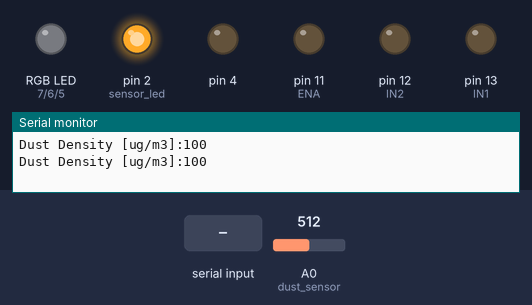
Recording of a sketch running on a simulated Arduino Uno, built with avr-gcc and run on an emulated ATmega328P. Parts: an RGB LED mixed from three pins (HIGH = lit), output pins drawn as LEDs (lit = HIGH), the last lines printed to the serial monitor. The inputs (shaded band) are chosen by the test bench; at power-on: A0 (dust_sensor) = 512.

Above: at 3.8 s.
3.9 s: "0" received over the second serial link
At 6.8 s:
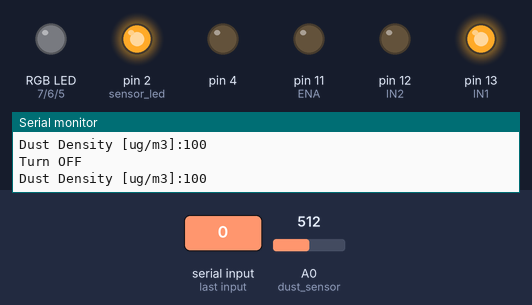
7.8 s: "1" received over the second serial link
At 9.6 s:
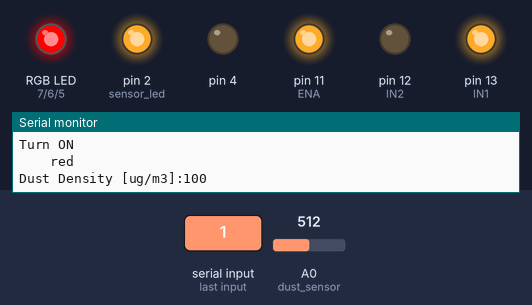
11.7 s: A0 (dust_sensor) set to 229
16.2 s: A0 (dust_sensor) set to 201
At 22.3 s:
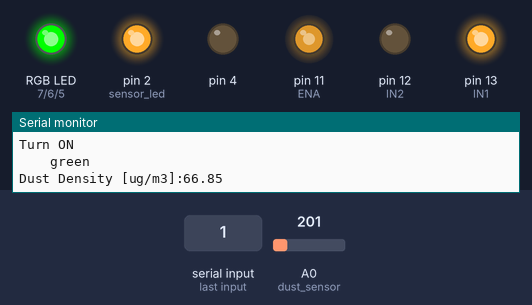
22.6 s: A0 (dust_sensor) set to 171
28.3 s: A0 (dust_sensor) set to 145
At 33.9 s:
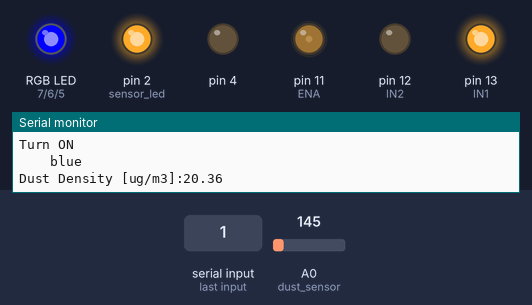
Timing chart, 0 to 35.4 s (numbered marks = the images above; inputs shaded):
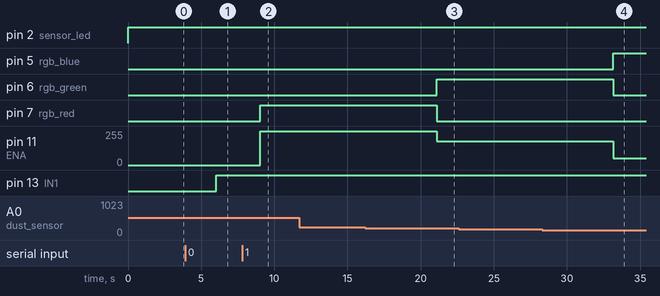

The sketch:

NoComment_Capstone_HW_Finish.ino
```cpp
#include <SoftwareSerial.h>

#define BTtx       8
#define BTrx       9

SoftwareSerial BT(BTtx, BTrx);

char data = 0;


float min = 0;
float max = 100.0;


int rgb_red = 7;
int rgb_green = 6;
int rgb_blue = 5;


int led = 10;


int dust_sensor = A0;
float dust_value = 0;
float dustDensityug = 0;
int sensor_led = 2;
int sampling = 280;
int waiting = 40;
float stop_time = 9680;


int IN1 = 13;
int IN2 = 12;
int ENA = 11;

void setup(){

  BT.begin(9600);


  Serial.begin(9600);
  pinMode(sensor_led,OUTPUT);
  pinMode(4, OUTPUT);

  pinMode(rgb_red, OUTPUT);
  pinMode(rgb_green, OUTPUT);
  pinMode(rgb_blue, OUTPUT);

  pinMode(IN1, OUTPUT);
  pinMode(IN2, OUTPUT);
  pinMode(ENA, OUTPUT);
}

void loop(){

  if(BT.available() > 0) {
    data = BT.read();
  }

  if(data == '0') {
    Serial.println("Turn OFF");
    analogWrite(rgb_red, 0);
    analogWrite(rgb_green, 0);
    analogWrite(rgb_blue, 0);
    digitalWrite(IN1, HIGH);
    digitalWrite(IN2, LOW);
    digitalWrite(ENA, 0);
  }
  else if(data == '1') {
    Serial.println("Turn ON");
    if(dustDensityug <= 35.0){
      analogWrite(rgb_red, 0);
      analogWrite(rgb_green, 0);
      analogWrite(rgb_blue, 255);
      Serial.print("    ");
      Serial.println("blue");
      digitalWrite(IN1, HIGH);
      digitalWrite(IN2, LOW);
      analogWrite(ENA, 50);
    }
    else if(35.0 < dustDensityug && dustDensityug <= 75.0){
      analogWrite(rgb_red, 0);
      analogWrite(rgb_green, 255);
      analogWrite(rgb_blue, 0);
      Serial.print("    ");
      Serial.println("green");
      digitalWrite(IN1, HIGH);
      digitalWrite(IN2, LOW);
      analogWrite(ENA, 180);
    }
    else if(dustDensityug > 75.0){
      analogWrite(rgb_red, 255);
      analogWrite(rgb_green, 0);
      analogWrite(rgb_blue, 0);
      Serial.print("    ");
      Serial.println("red");
      digitalWrite(IN1, HIGH);
      digitalWrite(IN2, LOW);
      analogWrite(ENA, 255);
    }
  }
  else if(data == '2'){
    Serial.println("필터를 소독합니다.");
    digitalWrite(led,HIGH);
    delay(3000);
    digitalWrite(led,LOW);
  }


  digitalWrite(sensor_led, LOW);
  delayMicroseconds(sampling);

  dust_value = analogRead(dust_sensor);

  delayMicroseconds(waiting);

  digitalWrite(sensor_led, HIGH);
  delayMicroseconds(stop_time);

  dustDensityug = (0.17*(dust_value * (5.0 / 1024))-0.1)*1000;
  if(dustDensityug < min){
    Serial.print("Dust Density [ug/m3]:");
    Serial.println("0");
    BT.print("0");
  }
  /*else if(dustDensityug > min && dustDensityug <= 35.0){
    Serial.print("Dust Density [ug/m3]:");
    Serial.println(dustDensityug);
    BT.print(dustDensityug);
  }*/
  else if(dustDensityug > min && dustDensityug < max){
     Serial.print("Dust Density [ug/m3]:");
    Serial.println(dustDensityug);
    BT.print(dustDensityug);
  }
  else if(dustDensityug >= max){
    Serial.print("Dust Density [ug/m3]:");
    Serial.println("100");
    BT.print("100");
  }

  delay(3000);
}
```

Measured:
- the behaviour switches between 211 and 210 on A0 (dust_sensor) (found by bisection; images 2 and 3)
- the behaviour switches between 163 and 162 on A0 (dust_sensor) (found by bisection; images 3 and 4)
- after the input at 3.9 s, pin 13 (IN1): LOW → HIGH after 2.1 s
- after the input at 7.8 s, pin 7 (rgb_red): LOW → HIGH after 1.2 s; pin 11 (ENA): 0/255 → 255/255 after 1.2 s
- after the input at 16.2 s, pin 6 (rgb_green): LOW → HIGH after 4.9 s; pin 7 (rgb_red): HIGH → LOW after 4.9 s; pin 11 (ENA): 255/255 → 180/255 after 4.9 s
- after the input at 28.3 s, pin 5 (rgb_blue): LOW → HIGH after 4.9 s; pin 6 (rgb_green): HIGH → LOW after 4.9 s; pin 11 (ENA): 180/255 → 50/255 after 4.9 s
